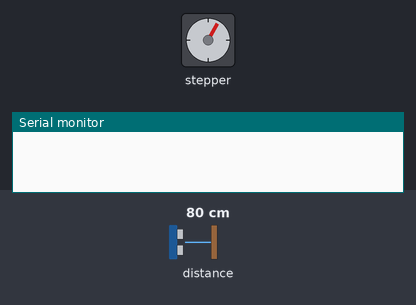
The sketch below on a simulated Arduino Uno, built with avr-gcc and run on an emulated ATmega328P. On the bench: stepper motor, the last lines printed to the serial monitor. Wiring (inferred from the names in the program): stepper motor driver (200 steps per turn assumed): step pin 4; direction pin 7; enable pin 8. Inputs (shaded band) come from the test bench; at power-on: distance to the obstacle 80 cm.

Above: at 0.18 s.
At 7.2 s:
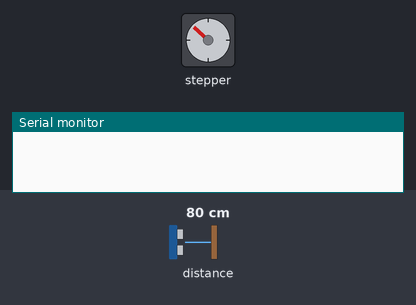
7.3 s: distance to the obstacle set to 2 cm
At 7.75 s:
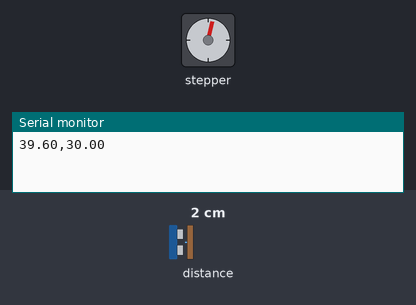
Timing chart, 0 to 16.3 s (numbered marks = the images above; inputs shaded):
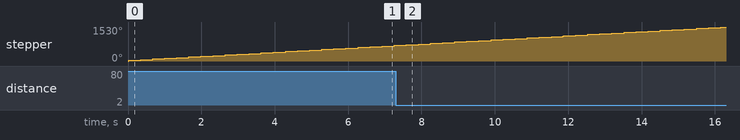

The sketch:

sensor17n32.ino
```cpp
#include <Wire.h>
#include <VL53L0X.h>
#include <SoftwareSerial.h>
SoftwareSerial s(5, 6);
#define EN 8
#define DIR 7
#define STEP 4

int times = 5 ;//số lần lấy mẫu
float number_sample = 200.0;
float current_agle = 0 ;            //góc hiện tại
float a;
int b;
int i;
unsigned long time1 = 0;
////code Duy////
float x1 ; //giá trị đọc từ cảm biến lần 1
float x2 ; //giá trị đọc từ cảm biến lần 2
float x3 ; // giá trị đọc từ cảm biến lần 3
float x4 ; //giá trị đọc từ cảm biến lần 4
float x5 ; //giá trị đọc từ cảm biến lần 5
float x6 ; //giá trị đọc từ cảm biến lần 6
float xtb;// giá trị trung bình của 6 giá trị đo thu được
float xtb_new;// giá trị trung bình sau khi lọc
float xtb_newX;// trục X giá trị trung bình sau khi lọc
float xtb_newY;// trục Y giá trị trung bình sau khi lọc
float dlc;// độ lệch chuẩn
uint8_t n_sample = 0 ; // n_sample: số mẫu tin cậy sau khi lọc
float acpt = 3.0 ; // acpt: hệ số cho phép lệch chuẩn
String gocquay, khoangcach, data;
/////code Duy////
VL53L0X sensor;

void setup()
{
  pinMode(12, INPUT_PULLUP);
  pinMode(EN, OUTPUT);
  pinMode(DIR, OUTPUT);
  pinMode(STEP, OUTPUT);
  digitalWrite(12, HIGH);
  digitalWrite(EN, LOW);
  digitalWrite(DIR, HIGH);
  Serial.begin(115200);
  s.begin(9600);
  Wire.begin();
  sensor.init();

  sensor.setTimeout(500);
  sensor.startContinuous();

  a = 360.0  / number_sample ;    //góc quay giữa các vị trí lấy mẫu
  b = int (a / 0.1125);           // số bước cần cấp vào để quay được a độ
  //Serial.println (b);
}

void loop()
{
  for ( current_agle ; current_agle <= 360.0; current_agle = current_agle + a)
  {

    for (  i = 0; i <= b; i++)
    {
      digitalWrite(STEP, HIGH);
      delayMicroseconds(500);
      digitalWrite(STEP, LOW);
      delayMicroseconds(500);
    }
    //Serial.println ( current_agle);
    for ( int n = 0; n <= times ; n ++)
    {

      //      int distance = sensor.readRangeContinuousMillimeters();
      //      Serial.print("Distance: ");
      //      Serial.print(distance);
      //      Serial.print("mm");
      //      if (sensor.timeoutOccurred())
      //      {
      //        Serial.print(" TIMEOUT");
      //      }
      //      Serial.println();
      //      delay(100);
      /////code Duy////
      if (n == 0)
      {

        x1 = sensor.readRangeContinuousMillimeters();
        //Serial.println(x1);
      }
      if (n == 1)
      {
        x2 = sensor.readRangeContinuousMillimeters();
        //Serial.println(x2);
      }
      if (n == 2)
      {
        x3 = sensor.readRangeContinuousMillimeters();
        //Serial.println(x3);
      }
      if (n == 3)
      {
        x4 = sensor.readRangeContinuousMillimeters();
        //Serial.println(x4);
      }
      if (n == 4)
      {
        x5 = sensor.readRangeContinuousMillimeters();
        //Serial.println(x5);
      }
      if (n == 5)
      {
        x6 = sensor.readRangeContinuousMillimeters();
        //Serial.println(x6);
      }
    }
    loc_ppchuan();
    //xtb_newX = xtb_new * cos(current_agle * 3.14 / 180.0);
    //s.write(xtb_newX);
    //Serial.print("Truc X cua khoang cach :");
    //Serial.println(xtb_newX);
    //xtb_newY = xtb_new * sin(current_agle * 3.14 / 180.0);
    //s.write(xtb_newY);
    //Serial.print("Truc Y cua khoang cach :");
    //Serial.println(xtb_newY);
    gocquay =  String(current_agle);
    khoangcach = String(xtb_new);
    data = gocquay + "," + khoangcach;
    if (xtb_new >= 30 && xtb_new <= 800)
    {
      Serial.println(data);
    }
    s.println(data);
    delay(100);
    /////code Duy////
  }
}
/////code Duy/////
void loc_ppchuan()
{
  xtb = (x1 + x2 + x3 + x4 + x5 + x6) * 1.0 / 6.0;
  //Serial.println(xtb);
  dlc = sqrt(sq((x1 - xtb) * 1.0 / 6.0)
             + sq((x2 - xtb) * 1.0 / 6.0)
             + sq((x3 - xtb) * 1.0 / 6.0)
             + sq((x4 - xtb) * 1.0 / 6.0)
             + sq((x5 - xtb) * 1.0 / 6.0)
             + sq((x6 - xtb) * 1.0 / 6.0));
  //Serial.println(dlc);
  xtb_new = 0;
  n_sample = 0;
  if (abs(x1 - xtb) < acpt * dlc)
  {
    xtb_new += x1;
    n_sample++;
  }
  if (abs(x2 - xtb) < acpt * dlc)
  {
    xtb_new += x2;
    n_sample++;
  }
  if (abs(x3 - xtb) < acpt * dlc)
  {
    xtb_new += x3;
    n_sample++;
  }
  if (abs(x4 - xtb) < acpt * dlc)
  {
    xtb_new += x4;
    n_sample++;
  }
  if (abs(x5 - xtb) < acpt * dlc)
  {
    xtb_new += x5;
    n_sample++;
  }
  if (abs(x6 - xtb) < acpt * dlc)
  {
    xtb_new += x6;
    n_sample ++;
  }
  xtb_new = xtb_new * 1.0 / n_sample * 1.0 + 10.0;
  //Serial.println(n_sample);
  //Serial.println("khoang cach trung binh sau khi loc:");
  //Serial.println(xtb_new);
}
/////code Duy////
```
